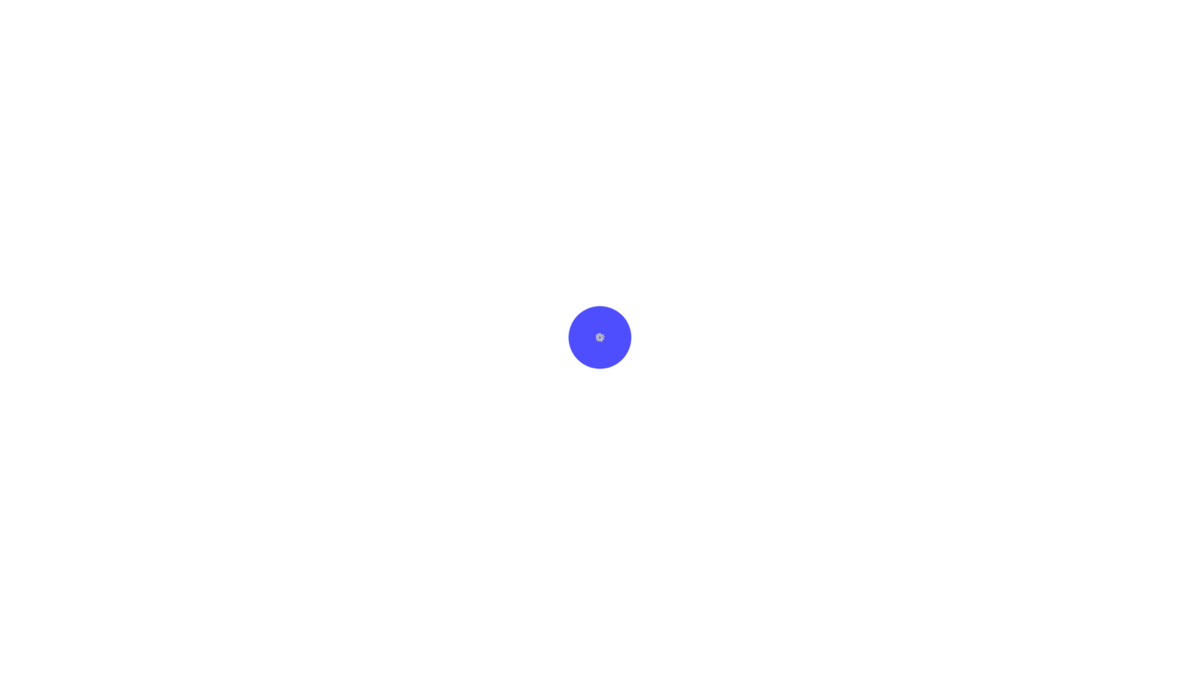
Frame 1 (no input)
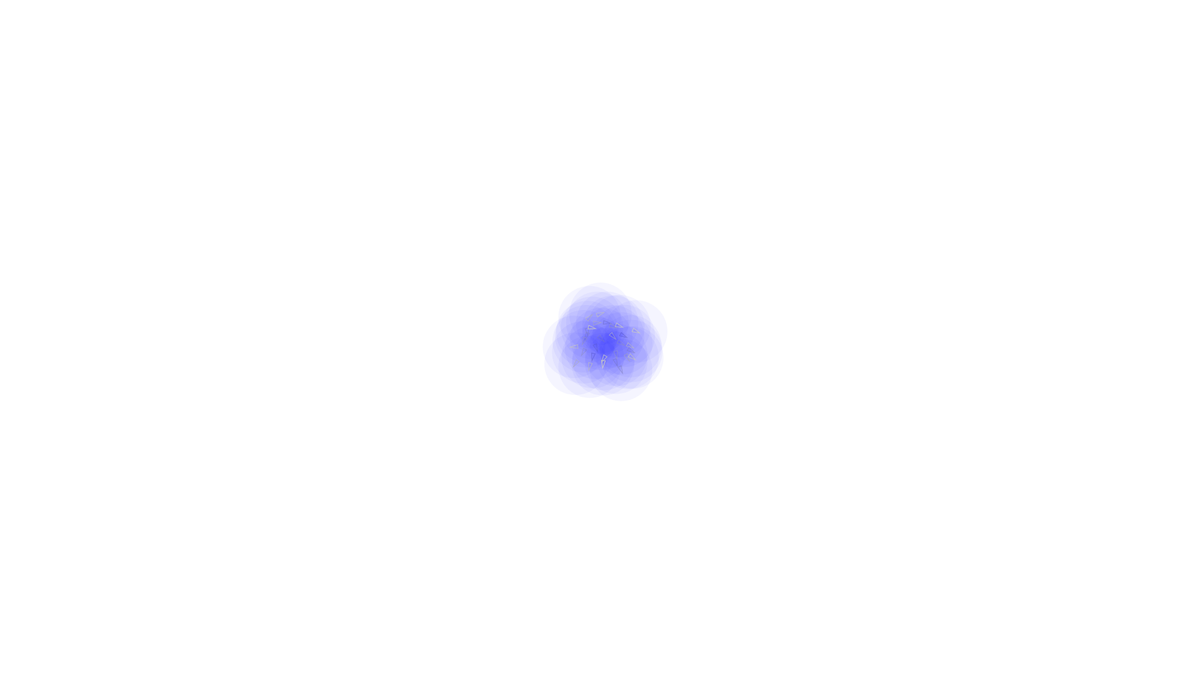
Frame 60 (no input)
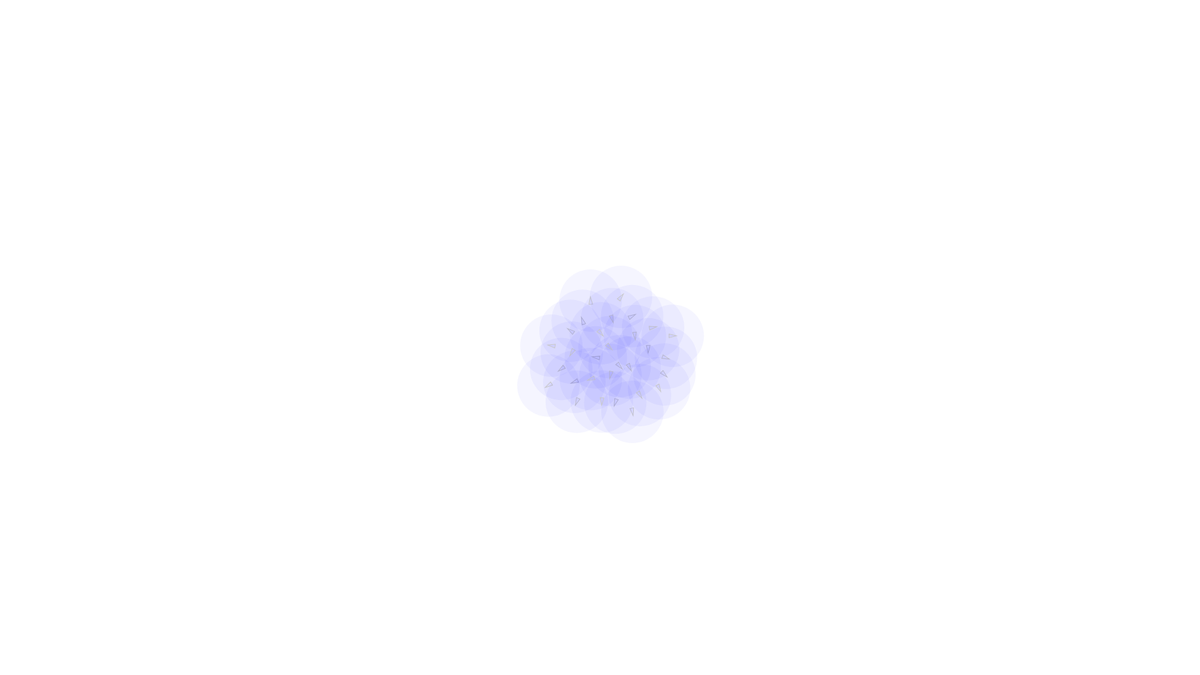
Frame 120 (the mouse pressed at the canvas centre since frame 60)

The p5.js sketch that drew these frames (run headless with seeded random() and noise() and a simulated clock; from frame 60 on, the mouse is pressed at the canvas centre):

// p5.js sketch
// ── sketch.js
var vehicles = [];
var flock;
var predators =[];
var debug ;

function setup() {

    createCanvas(1920, 1080);
    setFrameRate(50);
    flock = new Flock();
    predators = new Flock();

    var type= 1;
    for (var i = 0; i < 30; i++) {
        var v = new Vehicle(width/2, height/2, type);
        flock.addVehicle(v);
    }
}

function draw() {
    background(255);
    flock.run();
    predators.run();
}

function mouseDragged(){
    flock.addVehicle(new Vehicle(mouseX, mouseY,1));
}

function keyPressed() {

    for (var i = 0; i < key; i++) {
        predators.addVehicle(new Vehicle(width/2, height/2));
    }

 

}

// ── Flock.js
var Flock = function(vehicles) {
   
	this.vehicleFlock = [];

	this.run = function(){
		for(var i = 0; i<this.vehicleFlock.length; i++){
			this.vehicleFlock[i].run(this.vehicleFlock);
			if(this.vehicleFlock[i].life>0){
				//this.vehicleFlock[i].reduceLife(1);
			}else{
				//this.vehicleFlock.splice(0,i);
			}
		}
	}

	this.addVehicle = function(vehicle){
		console.log('adding vehicle');
		this.vehicleFlock.push(vehicle);
	}

}

// ── Vehicle.js
var Vehicle = function(x, y, Type) {
    this.acceleration = createVector(0, 0);
    this.velocity = createVector(random(-1, 1), random(-1, 1));
    this.position = createVector(x, y);
    this.r = 3;
    this.minSpeed = 1;
    this.maxSpeed = 8;
    this.minForce = 0.01;
    this.maxForce = 0.015;
    this.mass = 155;

    this.type = Type || 2;

    this.wanderRadius = 19;
    this.wanderDistance = 4;
    this.wanderCenter = 0;
    this.wanderAngle = 0;
    this.wanderForce = createVector();
    this.life = 255;



    this.cohesionDistance = 200;
    this.desiredSeparation = 45;
    this.alignDistance = 100;

    this.visionDepth = 80
    this.visionDegrees = random(10, 90); //width of cone of vision

    this.c = color(0, 0, 255, 10);

    if (this.type == 2) {
        this.c = color(255, 0, 0, 20);
    }

    this.run = function(vehicles) {
        this.flock(vehicles);
        this.update();
        this.borders();
        this.display();
    }



    this.flock = function(vehicles) {
        var sep = this.separate(vehicles); // Separation
        var ali = this.align(vehicles); // Alignment
        var coh = this.cohesion(vehicles); // Cohesion
        var seekForce = this.seek(createVector(mouseX, mouseY));
        var avoidForce = this.flee(createVector(mouseX, mouseY));
        // Arbitrarily weight these forces
        sep.mult(1.6);
        ali.mult(1.0);
        coh.mult(1.0);
        seekForce.mult(0.1);
        avoidForce.mult();

        // Add the force vectors to acceleration

        this.applyForce(ali);
        this.applyForce(coh);
        this.applyForce(sep);

        //this.applyForce(seekForce);
        this.applyForce(avoidForce);

    }

    this.reduceLife = function(damage) {
        this.life = this.life - damage;
    }

    this.addLife = function(health) {

    }

    this.cohesion = function(vehicles) {

        var sum = createVector(0, 0);
        var count = 0;

        for (var i = 0; i < vehicles.length; i++) {
            var distance = p5.Vector.dist(this.position, vehicles[i].position);
            if ((distance > 0) && (distance < this.cohesionDistance)) {
                sum.add(vehicles[i].position);
                count++;
            }
        }

        if (count > 0) {
            sum.div(count);
            return this.seek(sum);
        } else {
            return createVector(0, 0);
        }

    }

    this.isTargetVisible = function(target) {

        //var depth = this.visionDepth;
        var angle = p5.Vector.angleBetween(this.velocity, target.velocity);

        if ((degrees(angle) > 55)) {
            return true
        } else {
            return false;
        }
    }

    this.align = function(vehicles) {

        var sum = createVector(0, 0);
        var count = 0;

        for (var i = 0; i < vehicles.length; i++) {
            var distance = p5.Vector.dist(this.position, vehicles[i].position);

            if ((distance > 0) && (distance < this.alignDistance) && (this.isTargetVisible(vehicles[i]))) {
                sum.add(vehicles[i].velocity);
                count++;
            }
        }

        if (count > 0) {
            sum.div(count);
            sum.normalize();
            sum.mult(this.maxSpeed);

            return this.steerTo(sum);
        } else {
            return createVector(0, 0);
        }
    }

    this.seek = function(target) {

        var desired = p5.Vector.sub(target, this.position);
        desired.setMag(this.maxSpeed);


        return this.steerTo(desired);
    }

    this.separate = function(vehicles) {

        var count = 0;
        var steer = createVector(0, 0);

        for (var i = 0; i < vehicles.length; i++) {
            var distance = p5.Vector.dist(this.position, vehicles[i].position);

            if ((distance > 0) && (distance < this.desiredSeparation)) {
                //vector pointing away from neighbor
                var diff = p5.Vector.sub(this.position, vehicles[i].position);
                diff.normalize();
                diff.div(distance);
                steer.add(diff);
                count++;
            }
        }

        if (count > 0) {
            steer.div(count);
        }

        if (steer.mag() > 0) {
            steer.normalize();
            steer.mult(this.maxSpeed);
            steer.sub(this.velocity);
            steer.limit(this.maxForce);

        }

        return steer;
    }

    this.followFlow = function(flowfield) {
        var desired = flowfield.lookup(this.position);
        desired.mult(this.maxSpeed);
        this.applyForce(this.steerTo(desired));
    }

    this.borders = function() {
        if (this.position.x < -this.r) this.position.x = width + this.r;
        if (this.position.y < -this.r) this.position.y = height + this.r;
        if (this.position.x > width + this.r) this.position.x = -this.r;
        if (this.position.y > height + this.r) this.position.y = -this.r;
    }

    this.steerTo = function(desired) {
        var steer = p5.Vector.sub(desired, this.velocity);
        steer.limit(this.maxForce);
        return steer;
    }

    this.setAngle = function(vector, value) {
        vector.x = cos(value) * vector.mag();
        vector.y = sin(value) * vector.mag();
    }

    this.wander = function() {

        this.wanderCenter = this.velocity.copy();
        this.wanderCenter.setMag(1);
        this.wanderCenter.mult(this.wanderDistance);

        var angleChange = 3

        var displacement = createVector(0, -1);
        displacement.mult(this.wanderRadius);

        this.setAngle(displacement, this.wanderAngle);
        this.wanderAngle += random(-.8, .8);

        this.wanderForce = this.wanderCenter.add(displacement);
        this.wanderForce.limit(this.maxForce);

        return this.wanderForce;

    }

    this.flee = function(target) {
        var desired = p5.Vector.sub(this.position, target);
        desired.setMag(1);

        return this.steerTo(desired);

    }

    this.predictSelfFuturePosition = function() {
        var predict = this.velocity.copy();
        predict.normalize();
        predict.mult(25); ///look 25 pixels ahead

        return p5.Vector.add(this.position, predict);
    }

    this.getFuturePosition = function(target) {

        var lookahead = p5.Vector.dist(target.position, this.position) / this.maxSpeed;
        var futurePosition = target.position.copy();
        var futureVelocity = target.velocity.copy();

        futureVelocity.mult(lookahead);
        futurePosition.add(futureVelocity);

        return futurePosition;
    }

    this.getNormalPoint = function(predicted, a, b) {

        var aToP = p5.Vector.sub(predicted, a);
        var aToB = p5.Vector.sub(b, a);

        aToB.normalize(); //dot product for scalar
        aToB.mult(aToP.dot(aToB));

        return p5.Vector.add(a, aToB); //this is the normal point

    }

    this.followPath = function(p) {


        var predict = this.velocity.copy();
        predict.normalize();
        predict.mult(50);
        var predictLoc = p5.Vector.add(this.position, predict);

        var normal = null;
        var target = null;
        var record = 1000000;
        for (var i = 0; i < p.points.length - 1; i++) {

            var a = p.points[i];
            var b = p.points[i + 1];

            var normalPoint = this.getNormalPoint(predictLoc, a, b);

            if (normalPoint.x < a.x || normalPoint.x > b.x) {
                normalPoint = b.copy();
            }

            var distance = p5.Vector.dist(predictLoc, normalPoint);


            if (distance < record) {
                record = distance;
                normal = normalPoint;

                var dir = p5.Vector.sub(b, a);
                dir.normalize();
                dir.mult(10);
                target = normal.copy();
                target.add(dir);
            }
        }

        if (record > p.radius && target !== null) {
            this.seek(target);
        }

        //draw line
        fill(200);
        stroke(200);
        line(this.position.x, this.position.y, predictLoc.x, predictLoc.y);
        ellipse(predictLoc.x, predictLoc.y, 4, 4);

        // Draw normal location
        fill(200);
        stroke(200);
        line(predictLoc.x, predictLoc.y, normal.x, normal.y);
        ellipse(normalPoint.x, normalPoint.y, 4, 4);
        stroke(200);
        if (distance > p.radius) fill(255, 0, 0);
        noStroke();
        ellipse(target.x + dir.x, target.y + dir.y, 8, 8);

    }

    this.pursue = function(target) {
        this.seek(this.getFuturePosition(target));
    }

    this.evade = function(target) {
        this.flee(this.getFuturePosition(target));
    }

    this.arrive = function(target) {
        var desired = p5.Vector.sub(target, this.position);
        var distance = desired.mag();
        if (distance < 100) {
            var scaledSpeed = map(distance, 0, 100, 0, this.maxSpeed);
            desired.setMag(scaledSpeed);
        } else {
            desired.setMag(this.maxSpeed)
        }

        this.applyForce(this.steerTo(desired));
    }

    this.boundaries = function() {

        var desired = null;
        var d = 25;

        if (this.position.x < d) {
            desired = createVector(this.maxspeed, this.velocity.y);
        } else if (this.position.x > width - d) {
            desired = createVector(-this.maxspeed, this.velocity.y);
        }

        if (this.position.y < d) {
            desired = createVector(this.velocity.x, this.maxspeed);
        } else if (this.position.y > height - d) {
            desired = createVector(this.velocity.x, -this.maxspeed);
        }

        if (desired !== null) {
            desired.normalize();
            desired.mult(this.maxspeed);
            this.applyForce(this.steerTo(desired));
        }
    };



    this.update = function() {

        this.velocity.add(this.acceleration);
        this.velocity.limit(this.maxSpeed);
        this.position.add(this.velocity);
        this.acceleration.mult(0);
    }

    this.applyForce = function(force) {
        this.acceleration.add(force);
    }


    this.display = function() {
        var theta = this.velocity.heading() + PI / 2;

        //fill(color(255, 0, 0, 30));
        //stroke(color(255, 0, 0, 100));
        // ellipse(this.position.x, this.position.y, this.desiredSeparation, this.desiredSeparation);

        // // //alignment
        // fill(color(255, 0 ,255, 10));
        // noStroke();
        // ellipse(this.position.x, this.position.y, this.alignDistance, this.alignDistance);

        // //cohesion
        fill(this.c);
        noStroke();
        ellipse(this.position.x, this.position.y, this.cohesionDistance/2, this.cohesionDistance/2);



        fill(this.c);
        stroke(200);
        strokeWeight(1);
        push();
        translate(this.position.x, this.position.y);
        rotate(theta);
        beginShape();
        vertex(0, -this.r * 2);
        vertex(-this.r, this.r * 2);
        vertex(this.r, this.r * 2);
        endShape(CLOSE);
        pop();
        //separation field


    }
}
